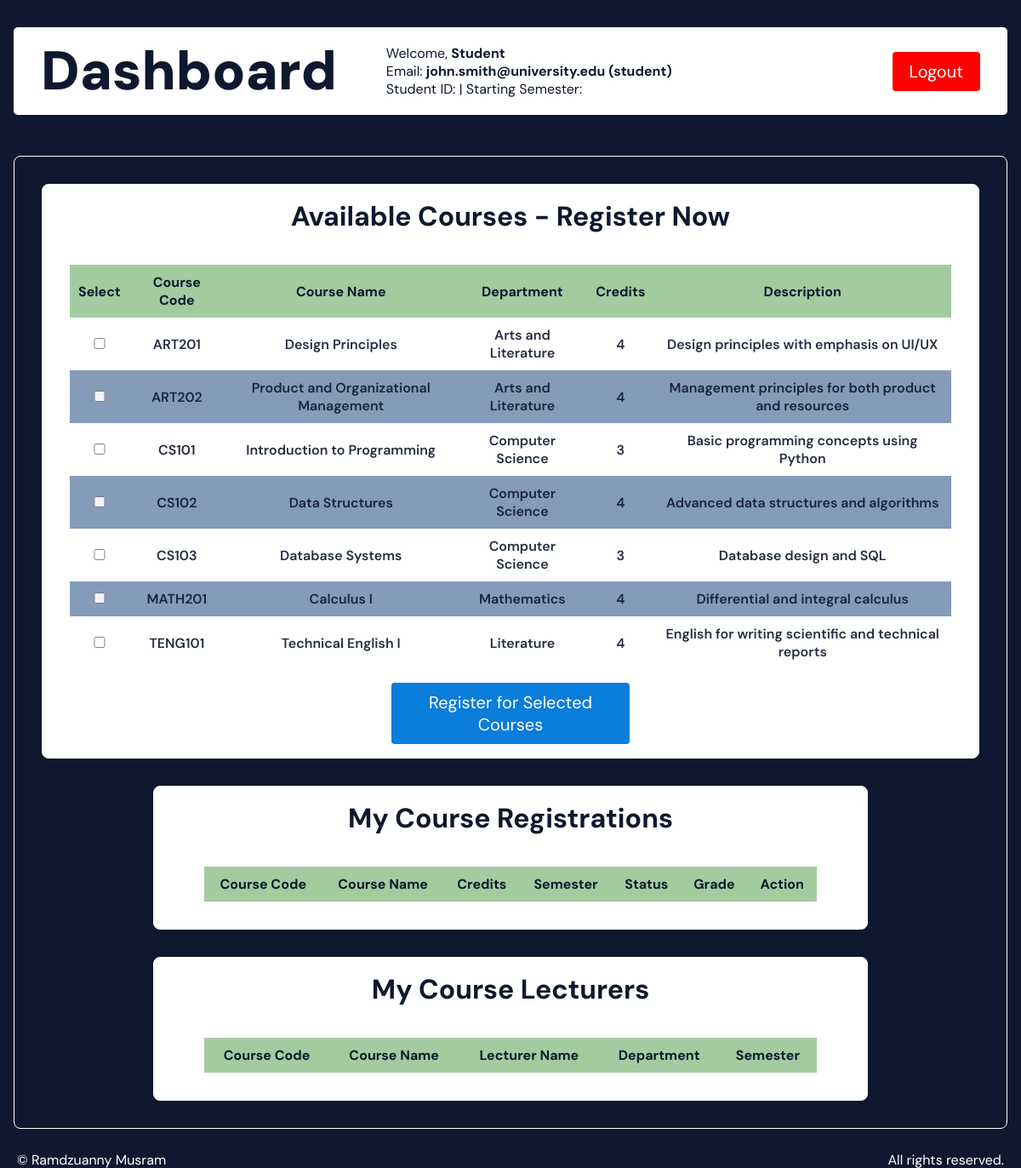
/index.php (signed in), run on the app's committed database.
### tables this page shows
CREATE TABLE IF NOT EXISTS Courses (
    Course_ID INT AUTO_INCREMENT PRIMARY KEY,
    Course_Name VARCHAR(100) NOT NULL,
    Course_Code VARCHAR(20) UNIQUE NOT NULL,           
    Course_Department VARCHAR(100) NOT NULL,
    Credits INT NOT NULL,
    Description TEXT
);

### index.php (the view, shortened to what this page needs)
<?php
require_once 'db.php';
$email = $_SESSION['email'];
$role = $_SESSION['user_role'];
if ($role === 'student') {
    $name = $_SESSION['student_name'] ?? 'Student';
    $student_id = $_SESSION['student_id'];
} elseif ($role === 'lecturer') {
    $name = $_SESSION['lecturer_name'] ?? 'Lecturer';
    $lecturer_id = $_SESSION['lecturer_id'];
} elseif ($role === 'admin') {
    $name = 'Admin';
} else {
    $name = 'User';
}
?>
<!DOCTYPE html>
<html>
<head>
    <link href="assets/styles.css" rel="stylesheet" />
</head>
<body>
    <header id="dashboard-header">
        <h1>Dashboard</h1>
        <div class="dashboard-banner">
            <div class="dashboard-text">
                <p>Welcome, <strong><?php echo htmlspecialchars($name); ?></strong></p>
                <?php if ($role === 'student'): ?>
                    <?php
                    $student_info = $db->prepare("SELECT Starting_Semester FROM Students WHERE Student_ID = ?");
                    $student_info->execute([$student_id]);
                    $student_data = $student_info->fetch(PDO::FETCH_ASSOC);
                    ?>
                    <p>Email: <strong><?php echo htmlspecialchars($email); ?> (<?php echo htmlspecialchars($role); ?>)</strong></p>
                    <p>Student ID: <strong><?php echo htmlspecialchars($_SESSION['student_code']); ?></strong> | Starting Semester: <strong><?php echo htmlspecialchars($student_data['Starting_Semester']); ?></strong></p>
                <?php elseif ($role === 'lecturer'): ?>
                    <p>Email: <strong><?php echo htmlspecialchars($email); ?> (<?php echo htmlspecialchars($role); ?>)</strong></p>
                    <p>Lecturer ID: <strong><?php echo htmlspecialchars($_SESSION['lecturer_code']); ?></strong></p>
                <?php else: ?>
                    <p>Email: <strong><?php echo htmlspecialchars($email); ?> (<?php echo htmlspecialchars($role); ?>)</strong></p>
                <?php endif; ?>
            </div>
        </div>
        <div>
            <a href="logout.php" class="logout-button">Logout</a>
        </div>
    </header>
    <div class="dashboard-container">
        <div class="dashboard-box">
            <?php if ($role === 'student'): ?>
                <div class="dashboard-data">
                    <h2>Available Courses - Register Now</h2>
                    <form method="POST" action="">
                        <table>
                            <thead>
                                <tr>
                                    <th>Select</th>
                                    <th>Course Code</th>
                                    <th>Course Name</th>
                                    <th>Department</th>
                                    <th>Credits</th>
                                    <th>Description</th>
                                </tr>
                            </thead>
                            <tbody>
                                <?php
                                $available_courses = $db->prepare("
                                    SELECT c.*
                                    FROM Courses c
                                    WHERE c.Course_ID NOT IN (
                                        SELECT Course_ID
                                        FROM Registration
                                        WHERE Student_ID = ?
                                        AND Status IN ('Enrolled', 'Completed')
                                    )
                                    ORDER BY c.Course_Code
                                ");
                                $available_courses->execute([$student_id]);
                                while ($course = $available_courses->fetch(PDO::FETCH_ASSOC)):
                                ?>
                                <tr>
                                    <td><input type="checkbox" name="courses[]" value="<?php echo $course['Course_ID']; ?>"></td>
                                    <td><?php echo htmlspecialchars($course['Course_Code']); ?></td>
                                    <td><?php echo htmlspecialchars($course['Course_Name']); ?></td>
                                    <td><?php echo htmlspecialchars($course['Course_Department']); ?></td>
                                    <td><?php echo $course['Credits']; ?></td>
                                    <td><?php echo htmlspecialchars($course['Description']); ?></td>
                                </tr>
                                <?php endwhile; ?>
                            </tbody>
                        </table>
                        <button class="login-button" type="submit" name="register_courses">Register for Selected Courses</button>
                    </form>
                </div>
                <div class="dashboard-data">
                    <h2>My Course Registrations</h2>
                    <table>
                        <thead>
                            <tr>
                                <th>Course Code</th>
                                <th>Course Name</th>
                                <th>Credits</th>
                                <th>Semester</th>
                                <th>Status</th>
                                <th>Grade</th>
                                <th>Action</th>
                            </tr>
                        </thead>
                    </table>
                </div>
                <div class="dashboard-data">
                    <h2>My Course Lecturers</h2>
                    <table>
                        <thead>
                            <tr>
                                <th>Course Code</th>
                                <th>Course Name</th>
                                <th>Lecturer Name</th>
                                <th>Department</th>
                                <th>Semester</th>
                            </tr>
                        </thead>
                    </table>
                </div>
            <?php endif; ?>
        </div>
    </div>
    <footer>
      <p>&copy Ramdzuanny Musram</p>
      <p>All rights reserved.</p>
    </footer>
</body>
</html>

### assets/styles.css (style rules this page uses)
* { margin: 0; padding: 0; box-sizing: border-box; }
:root { --small: 0.625rem; --normal: 1rem; --medium: 1.25rem; --large: 2rem; --xlarge: 2.5rem; --xxlarge: 4rem; --rm10color: #cf8f70; --rm5color: #a2cca0; --rm1color: #849bb9; --bodycolor: #0e182e; }
h1 { font-size: var(--xxlarge); }
p { font-size: var(--normal); }
header { background-color: white; color: var(--bodycolor); border-radius: 5px; margin: var(--large) var(--normal); }
header h1 { margin: var(--small); font-weight: 900; }
body { overflow: auto; height: 100vh; display: flex; flex-direction: column; font-family: "DM Sans", sans-serif; color: white; background-color: var(--bodycolor); }
footer { display: flex; justify-content: space-between; align-items: center; padding: var(--small); margin: var(--small); font-size: var(--normal); overflow-y: hidden; }
th { color: var(--bodycolor); }
.login-button { width: 100%; padding: 10px; background-color: #0b7dda; color: white; border: none; border-radius: 4px; cursor: pointer; font-size: var(--medium); font-family: inherit; }
#dashboard-header { display: grid; grid-template-columns: auto 1fr auto; align-items: center; justify-content: space-between; gap: var(--small); }
#dashboard-header h1 { flex: 1; margin: var(--small) var(--large); }
.dashboard-banner { display: flex; flex-wrap: wrap; color: var(--bodycolor); }
.dashboard-text { margin-left: var(--normal); max-width: 600px; }
.dashboard-container { display: grid; grid-template-rows: auto; }
.dashboard-data, .dashboard-box { border: solid 1px white; border-radius: 8px; margin: var(--normal); padding: var(--normal); color: white; display: flex; flex-direction: column; text-align: center; background-color: var(--bodycolor); justify-content: center; align-items: center; min-width: 70vw; }
.dashboard-data { background-color: white; }
.dashboard-data h2 { margin-bottom: var(--small); padding-bottom: var(--small); color: var(--bodycolor); font-size: var(--large); }
table { min-width: 60vw; margin: var(--normal); table-layout: fixed; }
table, th, td { border-collapse: collapse; }
.dashboard-data tr, .dashboard-data th { color: var(--bodycolor); padding: var(--small); }
.dashboard-data thead tr { background-color: var(--rm5color); }
.dashboard-data tbody tr:nth-child(even) { background-color: var(--rm1color); }
.dashboard-data td { color: var(--bodycolor); padding: var(--small); font-weight: 600; opacity: 0.9; }
.dashboard-data tbody { background-color: white; }
.logout-button { display: inline-flex; padding: 10px 20px; background-color: red; color: white; border: none; border-radius: 4px; cursor: pointer; font-size: var(--medium); font-family: inherit; text-decoration: none; justify-content: center; align-items: center; margin: var(--small) var(--large); flex-shrink: 0; }
.signup-form button, .dashboard-data button { max-width: 280px; }
input, select { width: 100%; padding: 10px; border: 1px solid #ddd; border-radius: 5px; font-size: 14px; }

### data on the page
courses: Course_Code "ART201", Course_Name "Design Principles", Course_Department "Arts and Literature", Credits "4", Description "Design principles with emphasis on UI/UX"
courses: Course_Code "ART202", Course_Name "Product and Organizational Management", Course_Department "Arts and Literature", Credits "4", Description "Management principles for both product and resources"
courses: Course_Code "CS101", Course_Name "Introduction to Programming", Course_Department "Computer Science", Credits "3", Description "Basic programming concepts using Python"
courses: Course_Code "CS102", Course_Name "Data Structures", Course_Department "Computer Science", Credits "4", Description "Advanced data structures and algorithms"
courses: Course_Code "CS103", Course_Name "Database Systems", Course_Department "Computer Science", Credits "3", Description "Database design and SQL"
courses: Course_Code "MATH201", Course_Name "Calculus I", Course_Department "Mathematics", Credits "4", Description "Differential and integral calculus"
courses: Course_Code "TENG101", Course_Name "Technical English I", Course_Department "Literature", Credits "4", Description "English for writing scientific and technical reports"

### other printed values
$name "Student"
$email "john.smith@university.edu"
$role "student"
